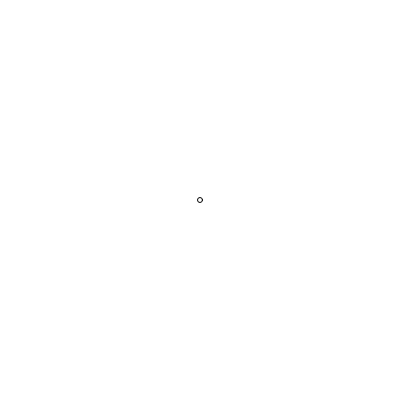
Frame 1 (no input)
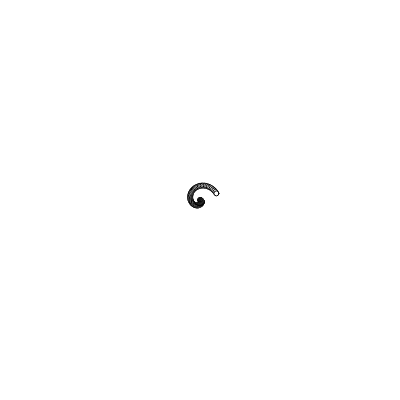
Frame 60 (no input)
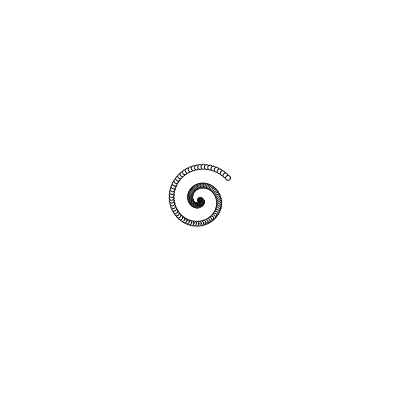
Frame 120 (the mouse pressed at the canvas centre since frame 60)

The p5.js sketch that drew these frames (run headless with seeded random() and noise() and a simulated clock; from frame 60 on, the mouse is pressed at the canvas centre):

// p5.js sketch
// ── sketch.js
function setup() 
{
    createCanvas(400, 400);
}

let r = 0;
let theta = 0;

function draw() 
{
    translate ( width/2, height/2 );

    let x = r * cos ( theta );
    let y = r * sin ( theta );

    circle ( x, y, 5 );

    r += 0.3;
    theta += 0.1;
}
